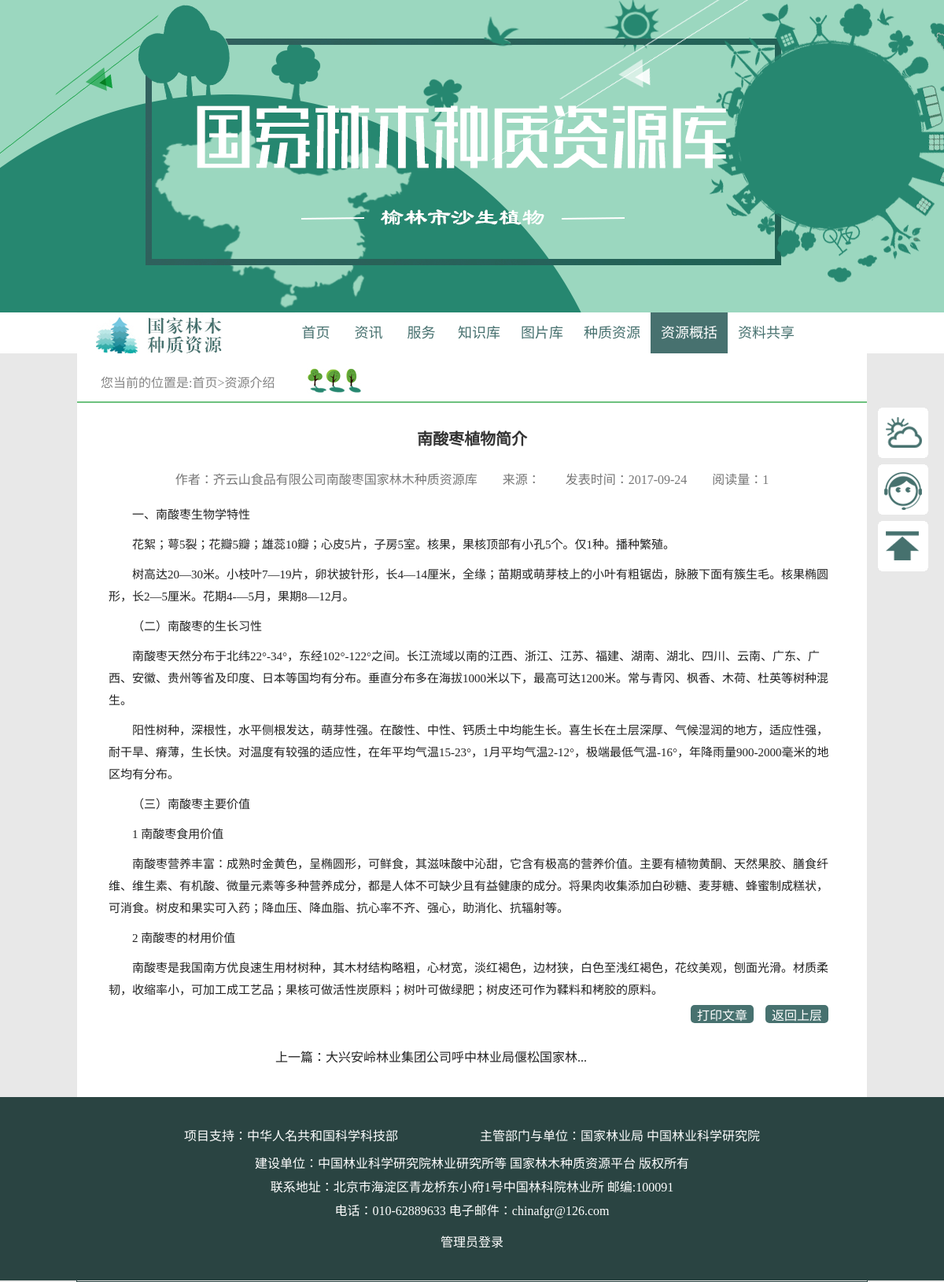
The app's page /tree/general/general_detail.php with its own data.
### tree/php/open.php (called while the page is built, shortened)
<?php
function open_form_id($form,$id){
	$sql_form="SELECT * FROM `$form` WHERE id=$id";
	$result=mysql_query($sql_form,$GLOBALS['conn'] )or die("error connecting");
	return $result;
}
function substr_cut($str_cut,$length)
{
    if (strlen($str_cut) > $length)
    {
        for($i=0; $i < $length; $i++)
        if (ord($str_cut[$i]) > 128)    $i=$i+2;
        $str_cut = substr($str_cut,0,$i)."...";
    }
    return $str_cut;
}
?>

### tree/php/functions_general_detail.php (the view, shortened to what this page needs)
<?php
	include("open.php");
function titile($form){
	$div="<div class='title'>";
	$div.="<div class='nav'>";
	$div.="<span>您当前的位置是:</span>";
	$div.="<a href='../index.php' target='_blank'>首页></a>";
	switch($form){
			case "general-introduce":$div.="<a href='general.php?form=".$form."'>资源介绍</a></div>";break;
		}
	$div.="<div class='background'></div></div>";
	echo $div;
}
function detail($form,$id,$page){
	$result=open_form_id($form,$id);
	$row=mysql_fetch_array($result);
	$total_sql="SELECT COUNT(*) FROM `$form`";
	$total_result=mysql_fetch_array(mysql_query($total_sql));
	$total=$total_result[0];
	$p_array=explode("|",$row["content"]);
	$many=count($p_array);
	$div="<div class='con'><p class='tit'>";
	$div.=$row["title"];
	$div.="</p><div class='xijie'>";
	$div.="<span>作者：".$row["author"]."</span>";
	$div.="&nbsp;&nbsp;&nbsp;&nbsp;&nbsp;&nbsp;&nbsp;&nbsp;<span>来源：".$row["laiyuan"];
	$div.="&nbsp;&nbsp;&nbsp;&nbsp;&nbsp;&nbsp;&nbsp;&nbsp;</span><span>发表时间：";
	$div.=$row["time"]."</span>";
	$div.="&nbsp;&nbsp;&nbsp;&nbsp;&nbsp;&nbsp;&nbsp;&nbsp;<span>阅读量：".$row["hit"]."</span>";
	$div.="</div><div class='main'>";
	$div.="<p>";
	$div.=$p_array[0];
	$div.="</p>";
	for($i=1;$i<$many;$i++){
		$div.="<p>";
		$div.=$p_array[$i];
		$div.="</p>";
	}
	$div.="<a id='btnPrint'  href='#' class='dayin'>";
	$div.="打印文章";
	$div.="</a>";
	$div.="<a href='general.php?form=".$form."&page=".$page."' class='fanhui'>";
	$div.="返回上层";
	$div.="</a>";
	$div.="<div style='clear:both;'></div>";
	$div.="<div class='a'>";
	if($id<$total){
		$id_up=$id+1;
		$result_up=open_form_id($form,$id_up);
		$row_up=mysql_fetch_array($result_up);
		$div.="<a href='general_detail.php?form=".$_GET["form"]."&id=".$id_up."&page=".$page."'>";
		$div.="上一篇：";
		$get_row=substr_cut($row_up["title"],60);
		$div.=$get_row;
		$div.="</a>&nbsp;&nbsp;&nbsp;&nbsp;&nbsp;&nbsp;&nbsp;&nbsp;&nbsp;&nbsp;&nbsp;&nbsp;&nbsp;";
		$div.="&nbsp;&nbsp;&nbsp;&nbsp;&nbsp;&nbsp;&nbsp;&nbsp;&nbsp;&nbsp;&nbsp;&nbsp;&nbsp;";
   }
	$div.="</div></div>";
	$div.="</div>";
   	echo $div;
}
?>

### tree/css/chuShiHua.css (style rules this page uses)
body { margin: 0;padding: 0;font-family: "微软雅黑" }
* { text-decoration: none;list-style: none; padding:0px 0px 0px 0;margin: 0px 0px 0px 0px; border:none; }
p { padding:0px 0px 0px 0;margin: 0px 0px 0px 0px; }
a,input,button { outline:none;border:none }
a { color:#000; }
body { margin:0px auto; width:100%; background: #e8e8e8; }

### tree/css/information/information_detail.css (style rules this page uses)
.content .title { border-bottom:2px solid #6dc17e; width:1004px; height:57px; }
.content .title .nav { margin-top:20px; margin-left:30px; color:#848484; font-size: 16px; float:left; }
.content .title .nav a { text-decoration: none; color:#848484; }
.content .title .background { width: 109px; height:57px; background: url(../tips_picture/nei-nav.jpg) no-repeat; float: left; }
.content .con { width:1004px; }
.content .con .tit { font-size: 20px; color: #333; font-weight: bold; text-align: center; padding-top: 30px; }
.content .con .xijie { color: #777; height: 24px; text-align: center; padding-top: 25px; padding-bottom: 10px; }
.content .con .main p { line-height: 28px; font-size: 15px; color: #222; text-indent: 30px; margin-top:10px; padding-left:40px; padding-right:40px; }
.content .con .main .a { width:1004px; text-align: center; margin-top:30px; padding-bottom: 40px; }
.content .con .main .a a { text-decoration: none; color: #222; }
.content .con .main .dayin { display: block; width: 80px; height:23px; text-align: center; background: #47716f; color:#ffffff; border-radius:5px; margin-top:5px; margin-left:780px; float: left; }
.content .con .main .fanhui { display: block; width: 80px; height:23px; text-align: center; background: #47716f; color:#ffffff; border-radius:5px; margin-top:5px; margin-left:15px; float: left; cursor: pointer; }

### records on screen
general-introduce: author "齐云山食品有限公司南酸枣国家林木种质资源库", time "2017-09-24", hit "1", content "花絮；萼5裂；花瓣5瓣；雄蕊10瓣；心皮5片，子房5室。核果，果核顶部有小孔5个。仅1种。播种繁殖。", content "树高达20—30米。小枝叶7—19片，卵状披针形，长4—14厘米，全缘；苗期或萌芽枝上的小叶有粗锯齿，脉腋下面有簇生毛。核果椭圆形，长2—5厘米。花期4-—5月，果期8—12月。", content "（二）南酸枣的生长习性", content "南酸枣天然分布于北纬22°-34°，东经102°-122°之间。长江流域以南的江西、浙江、江苏、福建、湖南、湖北、四川、云南、广东、广西、安徽、贵州等省及印度、日本等国均有分布。垂直分布多在海拔1000米以下，最高可达1200米。常与青冈、枫香、木荷、杜英等树种混生。", content "阳性树种，深根性，水平侧根发达，萌芽性强。在酸性、中性、钙质土中均能生长。喜生长在土层深厚、气候湿润的地方，适应性强，耐干旱、瘠薄，生长快。对温度有较强的适应性，在年平均气温15-23°，1月平均气温2-12°，极端最低气温-16°，年降雨量900-2000毫米的地区均有分布。", content "（三）南酸枣主要价值", content "1 南酸枣食用价值", content "南酸枣营养丰富：成熟时金黄色，呈椭圆形，可鲜食，其滋味酸中沁甜，它含有极高的营养价值。主要有植物黄酮、天然果胶、膳食纤维、维生素、有机酸、微量元素等多种营养成分，都是人体不可缺少且有益健康的成分。将果肉收集添加白砂糖、麦芽糖、蜂蜜制成糕状，可消食。树皮和果实可入药；降血压、降血脂、抗心率不齐、强心，助消化、抗辐射等。", content "2 南酸枣的材用价值", content "南酸枣是我国南方优良速生用材树种，其木材结构略粗，心材宽，淡红褐色，边材狭，白色至浅红褐色，花纹美观，刨面光滑。材质柔韧，收缩率小，可加工成工艺品；果核可做活性炭原料；树叶可做绿肥；树皮还可作为鞣料和栲胶的原料。"

### other values on screen
$div "南酸枣植物简介 一、南酸枣生物学特性 打印文章 返回上层"
